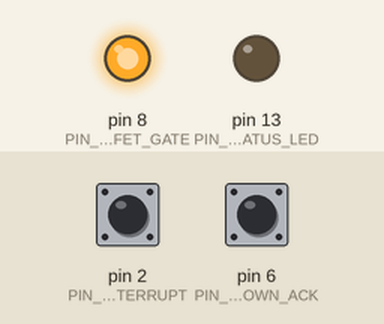
The sketch below on a simulated Arduino Uno, built with avr-gcc and run on an emulated ATmega328P. Parts: output pins drawn as LEDs (lit = HIGH). The test bench sets the inputs (shaded band); at power-on: pin 2 (PIN_PIR_INTERRUPT) HIGH, pin 6 (PIN_SHUTDOWN_ACK) LOW. Sleep ends after the set time or at an interrupt.

Above: at 1.2 s.
1.3 s: pin 2 (PIN_PIR_INTERRUPT) pulsed LOW 2 times (0.12 s each, 0.3 s apart)
At 1.9 s:
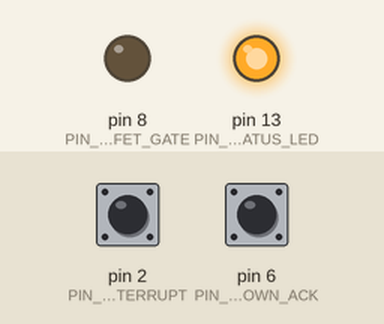
3.4 s: pin 6 (PIN_SHUTDOWN_ACK) pulled HIGH for 0.15 s
At 9.5 s:
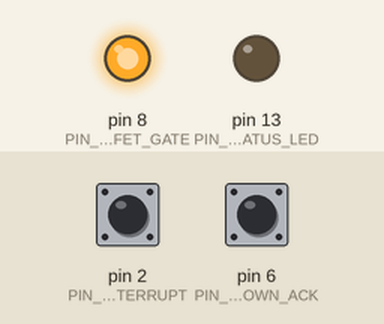
Timing chart, 0 to 11.0 s (numbered marks = the images above; inputs shaded):
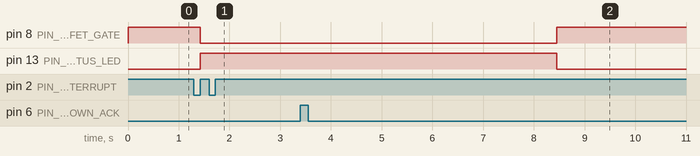

Measured:
- after the input at 1.3 s, pin 8 (PIN_MOSFET_GATE): HIGH → LOW after 0.12 s; pin 13 (PIN_STATUS_LED): LOW → HIGH after 0.12 s
- after the input at 3.4 s, pin 8 (PIN_MOSFET_GATE): LOW → HIGH after 5.0 s; pin 13 (PIN_STATUS_LED): HIGH → LOW after 5.0 s

The sketch:

Arduino_Nano.ino
```cpp
#include "include/WatchdogFSM.h"

WatchdogFSM watchdog;

void isrMotionWake() {
    // External hardware interrupt service routine for PIR motion detection (Pin D2 / INT0)
    watchdog.onMotionDetected();
}

void setup() {
    // Initialize pin modes, default power gate off, and prepare sleep
    watchdog.init();

    // Attach INT0 interrupt on RISING edge from HC-SR501 PIR sensor
    attachInterrupt(digitalPinToInterrupt(PIN_PIR_INTERRUPT), isrMotionWake, RISING);
}

void loop() {
    // Execute finite state machine tick
    watchdog.update();
}
```

WatchdogFSM.h
```cpp
#ifndef WATCHDOG_FSM_H
#define WATCHDOG_FSM_H

#include <stdint.h>

#ifdef UNIT_TEST
#include "ArduinoMock.h"
#else
#include <Arduino.h>
#include <avr/interrupt.h>
#include <avr/power.h>
#include <avr/sleep.h>
#endif

// Hardware Pin Definitions (Nano V3.0)
constexpr uint8_t PIN_PIR_INTERRUPT = 2; // INT0 on ATmega328P (Active HIGH)
constexpr uint8_t PIN_SHUTDOWN_ACK =
    6; // Input from Pi Zero W GPIO 25 (Active HIGH)
constexpr uint8_t PIN_MOSFET_GATE =
    8; // Output to P-MOSFET driver (Active LOW = ON, HIGH = OFF)
constexpr uint8_t PIN_STATUS_LED = 13; // Onboard LED for status indication

// Hardware Timers & Timeouts
constexpr unsigned long FAILSAFE_TIMEOUT_MS =
    180000UL; // 180s max active runtime failsafe
constexpr unsigned long SHUTDOWN_DELAY_MS =
    5000UL; // 5s grace period for OS halt after ACK
constexpr unsigned long SHUTDOWN_ACK_DEBOUNCE_MS =
    50UL; // 50ms sustained pulse required to reject EMI noise spikes

enum class WatchdogState : uint8_t {
  STATE_SLEEP = 0,
  STATE_POWER_ON,
  STATE_WAIT_SHUTDOWN,
  STATE_POWER_OFF_DELAY
};

class WatchdogFSM {
public:
  WatchdogFSM();

  // Lifecycle
  void init();
  void update();
  void onMotionDetected();

  // Power & Sleep Control
  void enterDeepSleep();
  void cutPower();
  void applyPower();

  // State Inspection
  WatchdogState getState() const { return m_state; }
  unsigned long getActiveDuration() const;

private:
  WatchdogState m_state;
  unsigned long m_powerOnTime;
  unsigned long m_ackReceivedTime;
  unsigned long m_ackHighStartTime;
  bool m_ackHighDetected;
};

#endif // WATCHDOG_FSM_H
```

WatchdogFSM.cpp
```cpp
#include "../include/WatchdogFSM.h"

WatchdogFSM::WatchdogFSM()
    : m_state(WatchdogState::STATE_SLEEP),
      m_powerOnTime(0),
      m_ackReceivedTime(0),
      m_ackHighStartTime(0),
      m_ackHighDetected(false) {}

void WatchdogFSM::init() {
    // Configure power-switching gate: Output, default HIGH (Power OFF)
    pinMode(PIN_MOSFET_GATE, OUTPUT);
    digitalWrite(PIN_MOSFET_GATE, HIGH);

    // Status LED
    pinMode(PIN_STATUS_LED, OUTPUT);
    digitalWrite(PIN_STATUS_LED, LOW);

    // Sensor & Signaling Inputs
    pinMode(PIN_PIR_INTERRUPT, INPUT);
    pinMode(PIN_SHUTDOWN_ACK, INPUT);

    m_state = WatchdogState::STATE_SLEEP;
    m_powerOnTime = 0;
    m_ackReceivedTime = 0;
    m_ackHighStartTime = 0;
    m_ackHighDetected = false;
}

void WatchdogFSM::applyPower() {
    // Assert LOW to saturate P-MOSFET gate (powers 5V rail to Pi Zero W)
    digitalWrite(PIN_MOSFET_GATE, LOW);
    digitalWrite(PIN_STATUS_LED, HIGH);
}

void WatchdogFSM::cutPower() {
    // Release HIGH to cut off P-MOSFET gate
    digitalWrite(PIN_MOSFET_GATE, HIGH);
    digitalWrite(PIN_STATUS_LED, LOW);
}

void WatchdogFSM::enterDeepSleep() {
#ifndef UNIT_TEST
    // Disable ADC to conserve ~200 uA
    ADCSRA = 0;

    // Set deep sleep mode
    set_sleep_mode(SLEEP_MODE_PWR_DOWN);
    sleep_enable();

    // Disable Brown-Out Detector during sleep (saving ~25 uA)
    sleep_bod_disable();

    // Re-enable interrupts before entering sleep
    sei();

    // Halt CPU until external INT0 trigger
    sleep_cpu();

    // Execution resumes here after interrupt
    sleep_disable();
#else
    sleep_enable();
    sleep_bod_disable();
    sleep_cpu();
    sleep_disable();
#endif
}

void WatchdogFSM::onMotionDetected() {
    if (m_state == WatchdogState::STATE_SLEEP) {
        m_state = WatchdogState::STATE_POWER_ON;
    }
}

unsigned long WatchdogFSM::getActiveDuration() const {
    if (m_state == WatchdogState::STATE_SLEEP || m_powerOnTime == 0) {
        return 0;
    }
    return millis() - m_powerOnTime;
}

void WatchdogFSM::update() {
    switch (m_state) {
        case WatchdogState::STATE_SLEEP:
            // Remain in deep sleep until woken by interrupt
            enterDeepSleep();
            break;

        case WatchdogState::STATE_POWER_ON:
            applyPower();
            m_powerOnTime = millis();
            m_ackHighStartTime = 0;
            m_ackHighDetected = false;
            m_state = WatchdogState::STATE_WAIT_SHUTDOWN;
            break;

        case WatchdogState::STATE_WAIT_SHUTDOWN:
            // Check for graceful shutdown acknowledgment from Pi Zero W with noise/glitch filter
            if (digitalRead(PIN_SHUTDOWN_ACK) == HIGH) {
                if (!m_ackHighDetected) {
                    m_ackHighDetected = true;
                    m_ackHighStartTime = millis();
                } else if ((millis() - m_ackHighStartTime) >= SHUTDOWN_ACK_DEBOUNCE_MS) {
                    m_ackReceivedTime = millis();
                    m_state = WatchdogState::STATE_POWER_OFF_DELAY;
                }
            } else {
                m_ackHighDetected = false; // Glitch filter: reset if signal drops LOW
            }

            // Enforce hardware failsafe timeout to prevent battery drain on hung OS
            if (m_state == WatchdogState::STATE_WAIT_SHUTDOWN &&
                (millis() - m_powerOnTime) >= FAILSAFE_TIMEOUT_MS) {
                cutPower();
                m_state = WatchdogState::STATE_SLEEP;
            }
            break;

        case WatchdogState::STATE_POWER_OFF_DELAY:
            // Allow Linux kernel adequate grace period (5s) to complete disk unmount and halt
            if ((millis() - m_ackReceivedTime) >= SHUTDOWN_DELAY_MS) {
                cutPower();
                m_state = WatchdogState::STATE_SLEEP;
            }
            break;
    }
}
```
